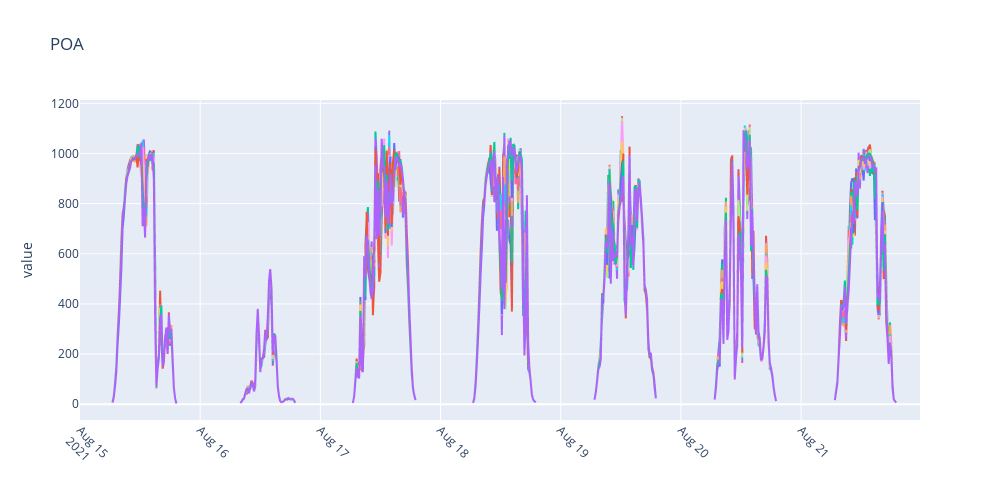

The notebook cell saved with this chart:
### Markdown cell above
### Irradiancia

### Code cell
df1 = campdata10.melt(id_vars=['datetime'], 
                        value_vars =  campdata10.loc[: , "Meteo 01 - PYR POA":"Meteo 14 - PYR POA"].columns,
                        var_name='AAPL')

fig = px.line(df1, x='datetime', y='value', color='AAPL', title = 'POA', width=1000, height=500)
fig.update_layout(xaxis = go.layout.XAxis( tickangle = 45))
fig.update_layout(showlegend=False)
fig.show()

### Figure 1 — Plotly figure (JSON) as saved in the notebook; plotly's stock layout.template omitted (floating-point values rounded to 4 significant figures; data arrays with more than 128 entries replaced by an {"elided": "..."} marker saying what was removed)
{"data": [{"hovertemplate": "AAPL=Meteo 01 - PYR POA<br>datetime=%{x}<br>value=%{y}<extra></extra>", "legendgroup": "Meteo 01 - PYR POA", "line": {"color": "#636efa", "dash": "solid"}, "marker": {"symbol": "circle"}, "mode": "lines", "name": "Meteo 01 - PYR POA", "showlegend": true, "type": "scattergl", "x": {"elided": "674 str values"}, "xaxis": "x", "y": {"elided": "674 float values"}, "yaxis": "y"}, {"hovertemplate": "AAPL=Meteo 02 - PYR POA<br>datetime=%{x}<br>value=%{y}<extra></extra>", "legendgroup": "Meteo 02 - PYR POA", "line": {"color": "#EF553B", "dash": "solid"}, "marker": {"symbol": "circle"}, "mode": "lines", "name": "Meteo 02 - PYR POA", "showlegend": true, "type": "scattergl", "x": {"elided": "674 str values"}, "xaxis": "x", "y": {"elided": "674 float values"}, "yaxis": "y"}, {"hovertemplate": "AAPL=Meteo 03 - PYR POA<br>datetime=%{x}<br>value=%{y}<extra></extra>", "legendgroup": "Meteo 03 - PYR POA", "line": {"color": "#00cc96", "dash": "solid"}, "marker": {"symbol": "circle"}, "mode": "lines", "name": "Meteo 03 - PYR POA", "showlegend": true, "type": "scattergl", "x": {"elided": "674 str values"}, "xaxis": "x", "y": {"elided": "674 float values"}, "yaxis": "y"}, {"hovertemplate": "AAPL=Meteo 04 - PYR POA<br>datetime=%{x}<br>value=%{y}<extra></extra>", "legendgroup": "Meteo 04 - PYR POA", "line": {"color": "#ab63fa", "dash": "solid"}, "marker": {"symbol": "circle"}, "mode": "lines", "name": "Meteo 04 - PYR POA", "showlegend": true, "type": "scattergl", "x": {"elided": "674 str values"}, "xaxis": "x", "y": {"elided": "674 float values"}, "yaxis": "y"}, {"hovertemplate": "AAPL=Meteo 05 - PYR POA<br>datetime=%{x}<br>value=%{y}<extra></extra>", "legendgroup": "Meteo 05 - PYR POA", "line": {"color": "#FFA15A", "dash": "solid"}, "marker": {"symbol": "circle"}, "mode": "lines", "name": "Meteo 05 - PYR POA", "showlegend": true, "type": "scattergl", "x": {"elided": "674 str values"}, "xaxis": "x", "y": {"elided": "674 float values"}, "yaxis": "y"}, {"hovertemplate": "AAPL=Meteo 06 - PYR POA<br>datetime=%{x}<br>value=%{y}<extra></extra>", "legendgroup": "Meteo 06 - PYR POA", "line": {"color": "#19d3f3", "dash": "solid"}, "marker": {"symbol": "circle"}, "mode": "lines", "name": "Meteo 06 - PYR POA", "showlegend": true, "type": "scattergl", "x": {"elided": "674 str values"}, "xaxis": "x", "y": {"elided": "674 float values"}, "yaxis": "y"}, {"hovertemplate": "AAPL=Meteo 07 - PYR POA<br>datetime=%{x}<br>value=%{y}<extra></extra>", "legendgroup": "Meteo 07 - PYR POA", "line": {"color": "#FF6692", "dash": "solid"}, "marker": {"symbol": "circle"}, "mode": "lines", "name": "Meteo 07 - PYR POA", "showlegend": true, "type": "scattergl", "x": {"elided": "674 str values"}, "xaxis": "x", "y": {"elided": "674 float values"}, "yaxis": "y"}, {"hovertemplate": "AAPL=Meteo 08 - PYR POA<br>datetime=%{x}<br>value=%{y}<extra></extra>", "legendgroup": "Meteo 08 - PYR POA", "line": {"color": "#B6E880", "dash": "solid"}, "marker": {"symbol": "circle"}, "mode": "lines", "name": "Meteo 08 - PYR POA", "showlegend": true, "type": "scattergl", "x": {"elided": "674 str values"}, "xaxis": "x", "y": {"elided": "674 float values"}, "yaxis": "y"}, {"hovertemplate": "AAPL=Meteo 09 - PYR POA<br>datetime=%{x}<br>value=%{y}<extra></extra>", "legendgroup": "Meteo 09 - PYR POA", "line": {"color": "#FF97FF", "dash": "solid"}, "marker": {"symbol": "circle"}, "mode": "lines", "name": "Meteo 09 - PYR POA", "showlegend": true, "type": "scattergl", "x": {"elided": "674 str values"}, "xaxis": "x", "y": {"elided": "674 float values"}, "yaxis": "y"}, {"hovertemplate": "AAPL=Meteo 10 - PYR POA<br>datetime=%{x}<br>value=%{y}<extra></extra>", "legendgroup": "Meteo 10 - PYR POA", "line": {"color": "#FECB52", "dash": "solid"}, "marker": {"symbol": "circle"}, "mode": "lines", "name": "Meteo 10 - PYR POA", "showlegend": true, "type": "scattergl", "x": {"elided": "674 str values"}, "xaxis": "x", "y": {"elided": "674 float values"}, "yaxis": "y"}, {"hovertemplate": "AAPL=Meteo 11 - PYR POA<br>datetime=%{x}<br>value=%{y}<extra></extra>", "legendgroup": "Meteo 11 - PYR POA", "line": {"color": "#636efa", "dash": "solid"}, "marker": {"symbol": "circle"}, "mode": "lines", "name": "Meteo 11 - PYR POA", "showlegend": true, "type": "scattergl", "x": {"elided": "674 str values"}, "xaxis": "x", "y": {"elided": "674 float values"}, "yaxis": "y"}, {"hovertemplate": "AAPL=Meteo 12 - PYR POA<br>datetime=%{x}<br>value=%{y}<extra></extra>", "legendgroup": "Meteo 12 - PYR POA", "line": {"color": "#EF553B", "dash": "solid"}, "marker": {"symbol": "circle"}, "mode": "lines", "name": "Meteo 12 - PYR POA", "showlegend": true, "type": "scattergl", "x": {"elided": "674 str values"}, "xaxis": "x", "y": {"elided": "674 float values"}, "yaxis": "y"}, {"hovertemplate": "AAPL=Meteo 13 - PYR POA<br>datetime=%{x}<br>value=%{y}<extra></extra>", "legendgroup": "Meteo 13 - PYR POA", "line": {"color": "#00cc96", "dash": "solid"}, "marker": {"symbol": "circle"}, "mode": "lines", "name": "Meteo 13 - PYR POA", "showlegend": true, "type": "scattergl", "x": {"elided": "674 str values"}, "xaxis": "x", "y": {"elided": "674 float values"}, "yaxis": "y"}, {"hovertemplate": "AAPL=Meteo 14 - PYR POA<br>datetime=%{x}<br>value=%{y}<extra></extra>", "legendgroup": "Meteo 14 - PYR POA", "line": {"color": "#ab63fa", "dash": "solid"}, "marker": {"symbol": "circle"}, "mode": "lines", "name": "Meteo 14 - PYR POA", "showlegend": true, "type": "scattergl", "x": {"elided": "674 str values"}, "xaxis": "x", "y": {"elided": "674 float values"}, "yaxis": "y"}], "layout": {"height": 500, "legend": {"title": {"text": "AAPL"}, "tracegroupgap": 0}, "showlegend": false, "title": {"text": "POA"}, "width": 1000, "xaxis": {"tickangle": 45}, "yaxis": {"anchor": "x", "domain": [0, 1], "title": {"text": "value"}}}}
